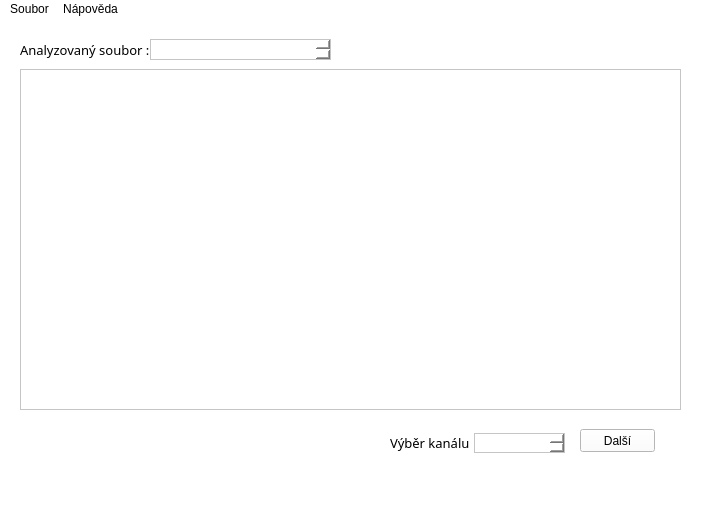
<?xml version="1.0" encoding="UTF-8"?>
<ui version="4.0">
 <class>MainWindow</class>
 <widget class="QMainWindow" name="MainWindow">
  <property name="geometry">
   <rect>
    <x>0</x>
    <y>0</y>
    <width>704</width>
    <height>506</height>
   </rect>
  </property>
  <property name="palette">
   <palette>
    <active>
     <colorrole role="WindowText">
      <brush brushstyle="SolidPattern">
       <color alpha="255">
        <red>0</red>
        <green>0</green>
        <blue>0</blue>
       </color>
      </brush>
     </colorrole>
     <colorrole role="Button">
      <brush brushstyle="SolidPattern">
       <color alpha="255">
        <red>255</red>
        <green>255</green>
        <blue>255</blue>
       </color>
      </brush>
     </colorrole>
     <colorrole role="Light">
      <brush brushstyle="SolidPattern">
       <color alpha="255">
        <red>255</red>
        <green>255</green>
        <blue>255</blue>
       </color>
      </brush>
     </colorrole>
     <colorrole role="Midlight">
      <brush brushstyle="SolidPattern">
       <color alpha="255">
        <red>254</red>
        <green>254</green>
        <blue>254</blue>
       </color>
      </brush>
     </colorrole>
     <colorrole role="Dark">
      <brush brushstyle="SolidPattern">
       <color alpha="255">
        <red>127</red>
        <green>127</green>
        <blue>127</blue>
       </color>
      </brush>
     </colorrole>
     <colorrole role="Mid">
      <brush brushstyle="SolidPattern">
       <color alpha="255">
        <red>169</red>
        <green>169</green>
        <blue>169</blue>
       </color>
      </brush>
     </colorrole>
     <colorrole role="Text">
      <brush brushstyle="SolidPattern">
       <color alpha="255">
        <red>0</red>
        <green>0</green>
        <blue>0</blue>
       </color>
      </brush>
     </colorrole>
     <colorrole role="BrightText">
      <brush brushstyle="SolidPattern">
       <color alpha="255">
        <red>255</red>
        <green>255</green>
        <blue>255</blue>
       </color>
      </brush>
     </colorrole>
     <colorrole role="ButtonText">
      <brush brushstyle="SolidPattern">
       <color alpha="255">
        <red>0</red>
        <green>0</green>
        <blue>0</blue>
       </color>
      </brush>
     </colorrole>
     <colorrole role="Base">
      <brush brushstyle="SolidPattern">
       <color alpha="255">
        <red>255</red>
        <green>255</green>
        <blue>255</blue>
       </color>
      </brush>
     </colorrole>
     <colorrole role="Window">
      <brush brushstyle="SolidPattern">
       <color alpha="255">
        <red>255</red>
        <green>255</green>
        <blue>255</blue>
       </color>
      </brush>
     </colorrole>
     <colorrole role="Shadow">
      <brush brushstyle="SolidPattern">
       <color alpha="255">
        <red>0</red>
        <green>0</green>
        <blue>0</blue>
       </color>
      </brush>
     </colorrole>
     <colorrole role="AlternateBase">
      <brush brushstyle="SolidPattern">
       <color alpha="255">
        <red>254</red>
        <green>254</green>
        <blue>254</blue>
       </color>
      </brush>
     </colorrole>
     <colorrole role="ToolTipBase">
      <brush brushstyle="SolidPattern">
       <color alpha="255">
        <red>255</red>
        <green>255</green>
        <blue>220</blue>
       </color>
      </brush>
     </colorrole>
     <colorrole role="ToolTipText">
      <brush brushstyle="SolidPattern">
       <color alpha="255">
        <red>0</red>
        <green>0</green>
        <blue>0</blue>
       </color>
      </brush>
     </colorrole>
    </active>
    <inactive>
     <colorrole role="WindowText">
      <brush brushstyle="SolidPattern">
       <color alpha="255">
        <red>0</red>
        <green>0</green>
        <blue>0</blue>
       </color>
      </brush>
     </colorrole>
     <colorrole role="Button">
      <brush brushstyle="SolidPattern">
       <color alpha="255">
        <red>255</red>
        <green>255</green>
        <blue>255</blue>
       </color>
      </brush>
     </colorrole>
     <colorrole role="Light">
      <brush brushstyle="SolidPattern">
       <color alpha="255">
        <red>255</red>
        <green>255</green>
        <blue>255</blue>
       </color>
      </brush>
     </colorrole>
     <colorrole role="Midlight">
      <brush brushstyle="SolidPattern">
       <color alpha="255">
        <red>254</red>
        <green>254</green>
        <blue>254</blue>
       </color>
      </brush>
     </colorrole>
     <colorrole role="Dark">
      <brush brushstyle="SolidPattern">
       <color alpha="255">
        <red>127</red>
        <green>127</green>
        <blue>127</blue>
       </color>
      </brush>
     </colorrole>
     <colorrole role="Mid">
      <brush brushstyle="SolidPattern">
       <color alpha="255">
        <red>169</red>
        <green>169</green>
        <blue>169</blue>
       </color>
      </brush>
     </colorrole>
     <colorrole role="Text">
      <brush brushstyle="SolidPattern">
       <color alpha="255">
        <red>0</red>
        <green>0</green>
        <blue>0</blue>
       </color>
      </brush>
     </colorrole>
     <colorrole role="BrightText">
      <brush brushstyle="SolidPattern">
       <color alpha="255">
        <red>255</red>
        <green>255</green>
        <blue>255</blue>
       </color>
      </brush>
     </colorrole>
     <colorrole role="ButtonText">
      <brush brushstyle="SolidPattern">
       <color alpha="255">
        <red>0</red>
        <green>0</green>
        <blue>0</blue>
       </color>
      </brush>
     </colorrole>
     <colorrole role="Base">
      <brush brushstyle="SolidPattern">
       <color alpha="255">
        <red>255</red>
        <green>255</green>
        <blue>255</blue>
       </color>
      </brush>
     </colorrole>
     <colorrole role="Window">
      <brush brushstyle="SolidPattern">
       <color alpha="255">
        <red>255</red>
        <green>255</green>
        <blue>255</blue>
       </color>
      </brush>
     </colorrole>
     <colorrole role="Shadow">
      <brush brushstyle="SolidPattern">
       <color alpha="255">
        <red>0</red>
        <green>0</green>
        <blue>0</blue>
       </color>
      </brush>
     </colorrole>
     <colorrole role="AlternateBase">
      <brush brushstyle="SolidPattern">
       <color alpha="255">
        <red>254</red>
        <green>254</green>
        <blue>254</blue>
       </color>
      </brush>
     </colorrole>
     <colorrole role="ToolTipBase">
      <brush brushstyle="SolidPattern">
       <color alpha="255">
        <red>255</red>
        <green>255</green>
        <blue>220</blue>
       </color>
      </brush>
     </colorrole>
     <colorrole role="ToolTipText">
      <brush brushstyle="SolidPattern">
       <color alpha="255">
        <red>0</red>
        <green>0</green>
        <blue>0</blue>
       </color>
      </brush>
     </colorrole>
    </inactive>
    <disabled>
     <colorrole role="WindowText">
      <brush brushstyle="SolidPattern">
       <color alpha="255">
        <red>127</red>
        <green>127</green>
        <blue>127</blue>
       </color>
      </brush>
     </colorrole>
     <colorrole role="Button">
      <brush brushstyle="SolidPattern">
       <color alpha="255">
        <red>255</red>
        <green>255</green>
        <blue>255</blue>
       </color>
      </brush>
     </colorrole>
     <colorrole role="Light">
      <brush brushstyle="SolidPattern">
       <color alpha="255">
        <red>255</red>
        <green>255</green>
        <blue>255</blue>
       </color>
      </brush>
     </colorrole>
     <colorrole role="Midlight">
      <brush brushstyle="SolidPattern">
       <color alpha="255">
        <red>254</red>
        <green>254</green>
        <blue>254</blue>
       </color>
      </brush>
     </colorrole>
     <colorrole role="Dark">
      <brush brushstyle="SolidPattern">
       <color alpha="255">
        <red>127</red>
        <green>127</green>
        <blue>127</blue>
       </color>
      </brush>
     </colorrole>
     <colorrole role="Mid">
      <brush brushstyle="SolidPattern">
       <color alpha="255">
        <red>169</red>
        <green>169</green>
        <blue>169</blue>
       </color>
      </brush>
     </colorrole>
     <colorrole role="Text">
      <brush brushstyle="SolidPattern">
       <color alpha="255">
        <red>127</red>
        <green>127</green>
        <blue>127</blue>
       </color>
      </brush>
     </colorrole>
     <colorrole role="BrightText">
      <brush brushstyle="SolidPattern">
       <color alpha="255">
        <red>255</red>
        <green>255</green>
        <blue>255</blue>
       </color>
      </brush>
     </colorrole>
     <colorrole role="ButtonText">
      <brush brushstyle="SolidPattern">
       <color alpha="255">
        <red>127</red>
        <green>127</green>
        <blue>127</blue>
       </color>
      </brush>
     </colorrole>
     <colorrole role="Base">
      <brush brushstyle="SolidPattern">
       <color alpha="255">
        <red>255</red>
        <green>255</green>
        <blue>255</blue>
       </color>
      </brush>
     </colorrole>
     <colorrole role="Window">
      <brush brushstyle="SolidPattern">
       <color alpha="255">
        <red>255</red>
        <green>255</green>
        <blue>255</blue>
       </color>
      </brush>
     </colorrole>
     <colorrole role="Shadow">
      <brush brushstyle="SolidPattern">
       <color alpha="255">
        <red>0</red>
        <green>0</green>
        <blue>0</blue>
       </color>
      </brush>
     </colorrole>
     <colorrole role="AlternateBase">
      <brush brushstyle="SolidPattern">
       <color alpha="255">
        <red>254</red>
        <green>254</green>
        <blue>254</blue>
       </color>
      </brush>
     </colorrole>
     <colorrole role="ToolTipBase">
      <brush brushstyle="SolidPattern">
       <color alpha="255">
        <red>255</red>
        <green>255</green>
        <blue>220</blue>
       </color>
      </brush>
     </colorrole>
     <colorrole role="ToolTipText">
      <brush brushstyle="SolidPattern">
       <color alpha="255">
        <red>0</red>
        <green>0</green>
        <blue>0</blue>
       </color>
      </brush>
     </colorrole>
    </disabled>
   </palette>
  </property>
  <property name="font">
   <font>
    <family>Source Sans Pro</family>
    <pointsize>10</pointsize>
    <weight>50</weight>
    <italic>false</italic>
    <bold>false</bold>
   </font>
  </property>
  <property name="windowTitle">
   <string>Zpracování krystalografických dat</string>
  </property>
  <property name="autoFillBackground">
   <bool>false</bool>
  </property>
  <property name="styleSheet">
   <string notr="true">font: 10pt &quot;Source Sans Pro&quot;;
background-color: rgb(255, 255, 255);</string>
  </property>
  <widget class="QWidget" name="centralwidget">
   <widget class="QGraphicsView" name="graph">
    <property name="geometry">
     <rect>
      <x>20</x>
      <y>50</y>
      <width>661</width>
      <height>341</height>
     </rect>
    </property>
   </widget>
   <widget class="QPushButton" name="pushButton">
    <property name="geometry">
     <rect>
      <x>580</x>
      <y>410</y>
      <width>75</width>
      <height>23</height>
     </rect>
    </property>
    <property name="text">
     <string>Další</string>
    </property>
   </widget>
   <widget class="QLabel" name="label">
    <property name="geometry">
     <rect>
      <x>20</x>
      <y>20</y>
      <width>151</width>
      <height>21</height>
     </rect>
    </property>
    <property name="font">
     <font>
      <family>Source Sans Pro</family>
      <pointsize>10</pointsize>
      <weight>50</weight>
      <italic>false</italic>
      <bold>false</bold>
     </font>
    </property>
    <property name="text">
     <string>Analyzovaný soubor :</string>
    </property>
   </widget>
   <widget class="QLabel" name="label_2">
    <property name="geometry">
     <rect>
      <x>390</x>
      <y>408</y>
      <width>81</width>
      <height>31</height>
     </rect>
    </property>
    <property name="font">
     <font>
      <family>Source Sans Pro</family>
      <pointsize>10</pointsize>
      <weight>50</weight>
      <italic>false</italic>
      <bold>false</bold>
     </font>
    </property>
    <property name="text">
     <string>Výběr kanálu</string>
    </property>
   </widget>
   <widget class="QTextBrowser" name="textBrowser">
    <property name="geometry">
     <rect>
      <x>150</x>
      <y>20</y>
      <width>181</width>
      <height>21</height>
     </rect>
    </property>
   </widget>
   <widget class="QTextEdit" name="textEdit">
    <property name="geometry">
     <rect>
      <x>474</x>
      <y>414</y>
      <width>91</width>
      <height>20</height>
     </rect>
    </property>
    <property name="html">
     <string>&lt;!DOCTYPE HTML PUBLIC &quot;-//W3C//DTD HTML 4.0//EN&quot; &quot;http://www.w3.org/TR/REC-html40/strict.dtd&quot;&gt;
&lt;html&gt;&lt;head&gt;&lt;meta name=&quot;qrichtext&quot; content=&quot;1&quot; /&gt;&lt;style type=&quot;text/css&quot;&gt;
p, li { white-space: pre-wrap; }
&lt;/style&gt;&lt;/head&gt;&lt;body style=&quot; font-family:'Source Sans Pro'; font-size:10pt; font-weight:400; font-style:normal;&quot;&gt;
&lt;p align=&quot;center&quot; style=&quot; margin-top:12px; margin-bottom:12px; margin-left:0px; margin-right:0px; -qt-block-indent:0; text-indent:0px;&quot;&gt;&lt;br /&gt;&lt;/p&gt;&lt;/body&gt;&lt;/html&gt;</string>
    </property>
   </widget>
  </widget>
  <widget class="QMenuBar" name="menubar">
   <property name="geometry">
    <rect>
     <x>0</x>
     <y>0</y>
     <width>704</width>
     <height>23</height>
    </rect>
   </property>
   <widget class="QMenu" name="menuSoubor">
    <property name="title">
     <string>Soubor</string>
    </property>
    <widget class="QMenu" name="menuUlo_it_jako">
     <property name="title">
      <string>Uložit jako ...</string>
     </property>
     <addaction name="action_pdf"/>
     <addaction name="action_png"/>
    </widget>
    <addaction name="separator"/>
    <addaction name="actionOtev_t"/>
    <addaction name="menuUlo_it_jako"/>
    <addaction name="actionTisk"/>
   </widget>
   <widget class="QMenu" name="menuN_pov_da">
    <property name="title">
     <string>Nápověda</string>
    </property>
   </widget>
   <addaction name="menuSoubor"/>
   <addaction name="menuN_pov_da"/>
  </widget>
  <widget class="QStatusBar" name="statusbar"/>
  <action name="actionOtev_t">
   <property name="text">
    <string>Otevřít</string>
   </property>
  </action>
  <action name="action_pdf">
   <property name="text">
    <string>.pdf</string>
   </property>
  </action>
  <action name="action_png">
   <property name="text">
    <string>.png</string>
   </property>
  </action>
  <action name="actionTisk">
   <property name="text">
    <string>Tisk</string>
   </property>
  </action>
 </widget>
 <resources/>
 <connections/>
</ui>
